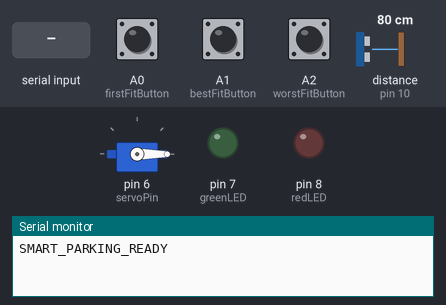
A sketch run on a simulated Arduino Uno, built with avr-gcc and run on an emulated ATmega328P. On the bench: servo, output pins drawn as LEDs (lit = HIGH), the last lines printed to the serial monitor. Wiring (inferred from the names in the program): ultrasonic range finder: trigger pin 9; echo pin 10. Inputs (shaded band) come from the test bench; at power-on: distance to the obstacle (sensor on pin 10) 80 cm, A0 (firstFitButton) HIGH, A1 (bestFitButton) HIGH, A2 (worstFitButton) HIGH. The echo pulse lasts 58.3 µs per cm; pins used as bus, display or sensor lines are not drawn.

Above: at 1.2 s.
1.3 s: distance to the obstacle (sensor on pin 10) set to 23 cm
2.8 s: distance to the obstacle (sensor on pin 10) set to 18 cm
At 4.0 s:
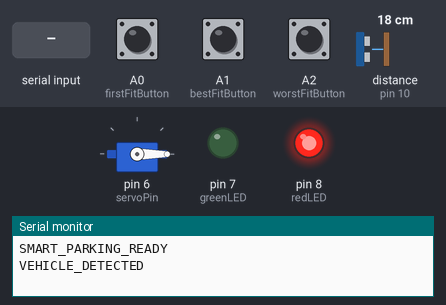
4.3 s: "OPEN_GATE\n" received over Serial
At 5.0 s:
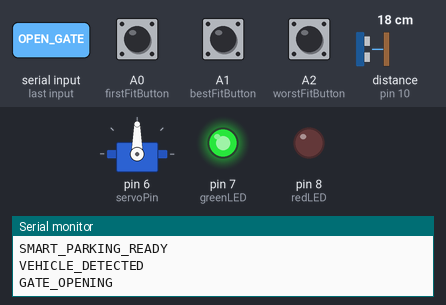
10.5 s: "ALLOCATION_FAILED\n" received over Serial
At 11.0 s:
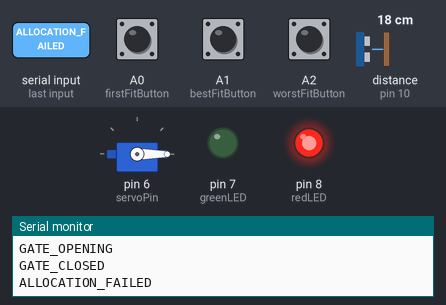
Timing chart, 0 to 13.0 s (numbered marks = the images above; inputs shaded):
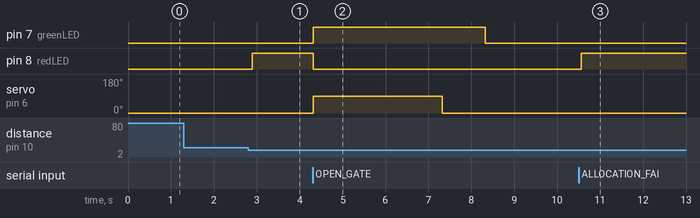

The sketch:

sketch_nov20a.ino
```cpp
#include <Servo.h>

// -------------------------
// PINS
// -------------------------
const int trigPin = 9;
const int echoPin = 10;

const int servoPin = 6;

const int greenLED = 7;
const int redLED = 8;

const int firstFitButton = A0;
const int bestFitButton = A1;
const int worstFitButton = A2;

const int detectionDistance = 20;

Servo gateServo;

bool vehiclePresent = false;
bool algorithmSelected = false;


// -------------------------
// DISTANCE
// -------------------------
float getDistance() {

  digitalWrite(trigPin, LOW);
  delayMicroseconds(2);

  digitalWrite(trigPin, HIGH);
  delayMicroseconds(10);

  digitalWrite(trigPin, LOW);

  long duration = pulseIn(echoPin, HIGH, 30000);

  if (duration == 0)
    return 999;

  return duration * 0.0343 / 2;
}


// -------------------------
// SETUP
// -------------------------
void setup() {

  Serial.begin(9600);

  pinMode(trigPin, OUTPUT);
  pinMode(echoPin, INPUT);

  pinMode(greenLED, OUTPUT);
  pinMode(redLED, OUTPUT);

  pinMode(firstFitButton, INPUT_PULLUP);
  pinMode(bestFitButton, INPUT_PULLUP);
  pinMode(worstFitButton, INPUT_PULLUP);

  gateServo.attach(servoPin);
  gateServo.write(0);

  digitalWrite(greenLED, LOW);
  digitalWrite(redLED, LOW);

  Serial.println("SMART_PARKING_READY");
}


// -------------------------
// MAIN LOOP
// -------------------------
void loop() {

  // =================================
  // RECEIVE COMMAND FROM PYTHON
  // =================================

  if (Serial.available() > 0) {

    String command = Serial.readStringUntil('\n');
    command.trim();

    // Python says allocation succeeded
    if (command == "OPEN_GATE") {

      digitalWrite(redLED, LOW);
      digitalWrite(greenLED, HIGH);

      Serial.println("GATE_OPENING");

      gateServo.write(90);

      delay(3000);

      gateServo.write(0);

      Serial.println("GATE_CLOSED");

      delay(1000);

      digitalWrite(greenLED, LOW);
    }

    // Python says allocation failed
    else if (command == "ALLOCATION_FAILED") {

      digitalWrite(redLED, HIGH);

      Serial.println("ALLOCATION_FAILED");

      delay(2000);

      if (!vehiclePresent) {
        digitalWrite(redLED, LOW);
      }
    }
  }


  // =================================
  // VEHICLE DETECTION
  // =================================

  float distance = getDistance();

  if (distance <= detectionDistance && !vehiclePresent) {

    vehiclePresent = true;
    algorithmSelected = false;

    digitalWrite(redLED, HIGH);

    Serial.println("VEHICLE_DETECTED");
  }


  if (distance > detectionDistance && vehiclePresent) {

    vehiclePresent = false;
    algorithmSelected = false;

    digitalWrite(redLED, LOW);

    Serial.println("VEHICLE_LEFT");
  }


  // =================================
  // FIRST FIT BUTTON
  // =================================

  if (vehiclePresent &&
      !algorithmSelected &&
      digitalRead(firstFitButton) == LOW) {

    delay(150);

    if (digitalRead(firstFitButton) == LOW) {

      algorithmSelected = true;

      Serial.println("FIRST_FIT");

      while (digitalRead(firstFitButton) == LOW) {
        delay(10);
      }
    }
  }


  // =================================
  // BEST FIT BUTTON
  // =================================

  if (vehiclePresent &&
      !algorithmSelected &&
      digitalRead(bestFitButton) == LOW) {

    delay(150);

    if (digitalRead(bestFitButton) == LOW) {

      algorithmSelected = true;

      Serial.println("BEST_FIT");

      while (digitalRead(bestFitButton) == LOW) {
        delay(10);
      }
    }
  }


  // =================================
  // WORST FIT BUTTON
  // =================================

  if (vehiclePresent &&
      !algorithmSelected &&
      digitalRead(worstFitButton) == LOW) {

    delay(150);

    if (digitalRead(worstFitButton) == LOW) {

      algorithmSelected = true;

      Serial.println("WORST_FIT");

      while (digitalRead(worstFitButton) == LOW) {
        delay(10);
      }
    }
  }


  delay(100);
}
```

Measured:
- the behaviour switches between 21 and 20 cm on distance to the obstacle (sensor on pin 10) (found by bisection; images 0 and 1)
- after the input at 1.3 s, every drawn part: stays the same
- after the input at 2.8 s, pin 8 (redLED): LOW → HIGH after 0.10 s
- after the input at 4.3 s, pin 7 (greenLED): LOW → HIGH at once, → LOW 4.0 s later; pin 8 (redLED): HIGH → LOW at once; servo on pin 6 (servoPin): 0° → 90° at once, → 0° 3.0 s later
- after the input at 10.5 s, pin 8 (redLED): LOW → HIGH after 0.06 s
